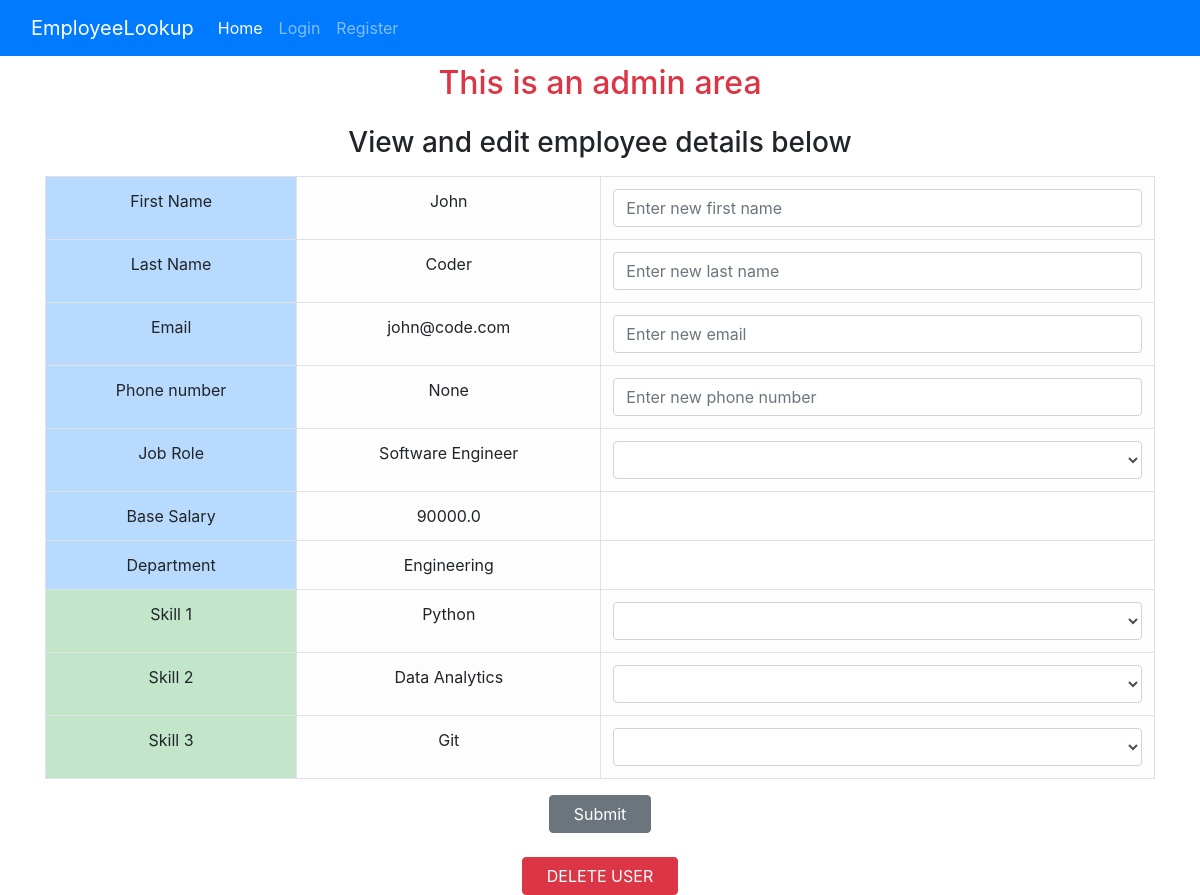
The app's page /view-record/3/update with its own data.
### website/models.py (models this page shows, shortened)
class User(db.Model, UserMixin):
    id = db.Column(db.Integer, primary_key=True)
    email = db.Column(db.String(120), unique=True, nullable=False)
    password = db.Column(db.String(60), nullable=False)
    first_name = db.Column(db.String(30), nullable=False)
    last_name = db.Column(db.String(30), nullable=False)
    skill_1 = db.Column(db.String(60), nullable=True)
    skill_2 = db.Column(db.String(60), nullable=True)
    skill_3 = db.Column(db.String(60), nullable=True)
    is_admin = db.Column(db.Boolean, default=False)
    contact_number = db.Column(db.String(30), nullable=True)
    job_id = db.Column(db.Integer, db.ForeignKey("job.id"), nullable=True)
    job = db.relationship("Job")

class Job(db.Model):
    id = db.Column(db.Integer, primary_key=True)
    job_title = db.Column(db.String(30))
    department = db.Column(db.String(30))
    base_salary = db.Column(db.Integer)

### website/routes.py (the view)
@main.route("/view-record/<int:user_id>/update", methods=["GET", "POST"])
def view_record(user_id: int):
    form = UpdateUserForm()
    user = User.query.filter_by(id=user_id).first()
    if request.method == "POST":
        update_user(user)
        return redirect(url_for("main.view_record", user_id=user_id))
    return render_template(
        "home.html",
        user=user,
        job_roles=JobRoles,
        jobs=Job.query.all(),
        is_home=False,
        skills=Skills,
        form=form,
    )

### website/forms.py
class UpdateUserForm(FlaskForm):
    email = StringField("Email", validators=[Optional(), Email()])
    first_name = StringField("First Name", validators=[Optional(), Length(min=2, max=30)])
    last_name = StringField("Last Name", validators=[Optional(), Length(min=2, max=30)])
    contact_number = StringField("Contact Number", validators=[Optional(), Length(min=2, max=20)])

### website/templates/home.html (shortened to what this page needs)
{% extends "base.html" %}
{% block content %}
    {% if is_home %}
        <h2 class="text-center p-2">Welcome {{ user.first_name }}!</h2>
        <h3 class="text-center p-2">View and edit your details below</h3>
        <p class="text-center p-2">
            Add values to the fields you wish to change and click submit (empty fields will not
            be
            changed).
        </p>
    {% else %}
        <h2 class="text-center p-2 text-danger">This is an admin area</h2>
        <h3 class="text-center p-2">View and edit employee details below</h3>
    {% endif %}
    <container class="container d-flex flex-column">
        <form method="POST"
                {% if is_home %} action="/home" {% else %}
              action="{{ url_for('main.view_record', user_id=user.id) }}" {% endif %}
              class="d-flex flex-column mb-4">
            <table class="table table-bordered text-center mx-auto">
                <tr>
                    <td class="table-primary">First Name</td>
                    <td class="table-light">{{ user.first_name }}</td>
                    <td class="table-light">
                        {{ form.first_name(class="validate form-control", placeholder="Enter new first name") }}
                    </td>
                </tr>
                <tr>
                    <td class="table-primary">Last Name</td>
                    <td class="table-light">{{ user.last_name }}</td>
                    <td class="table-light">
                        {{ form.last_name(class="validate form-control", placeholder="Enter new last name") }}
                    </td>
                </tr>
                <tr>
                    <td class="table-primary">Email</td>
                    <td class="table-light">{{ user.email }}</td>
                    <td class="table-light">
                        {{ form.email(class="validate form-control", placeholder="Enter new email") }}
                    </td>
                </tr>
                <tr>
                    <td class="table-primary">Phone number</td>
                    <td class="table-light">{{ user.contact_number }}</td>
                    <td class="table-light">
                        {{ form.contact_number(class="validate form-control", placeholder="Enter new phone number") }}
                    </td>
                </tr>
                <tr>
                    <td class="table-primary">Job Role</td>
                    <td class="table-light">{{ user.job.job_title }}</td>
                    <td class="table-light">
                        <select name="job_title" id="job_title" class="form-control"
                        >
                            <option selected></option>
                            <option>{{ job_roles.SOFTWARE_ENGINEER.value }}</option>
                        </select>
                    </td>
                </tr>
                <tr>
                    <td class="table-primary">Base Salary</td>
                    <td class="table-light">{{ user.job.base_salary }}</td>
                    <td></td>
                </tr>
                <tr>
                    <td class="table-primary">Department</td>
                    <td class="table-light">{{ user.job.department }}</td>
                    <td></td>
                </tr>
                <tr>
                    <td class="table-success">Skill 1</td>
                    <td class="table-light">{{ user.skill_1 }}</td>
                    <td class="table-light">
                        <select name="skill_1" id="skill_1" class="form-control">
                            <option selected></option>
                            <option>{{ skills.JAVA.value }}</option>
                        </select>
                    </td>
                </tr>
                <tr>
                    <td class="table-success">Skill 2</td>
                    <td class="table-light">{{ user.skill_2 }}</td>
                    <td class="table-light">
                        <select name="skill_2" id="skill_2" class="form-control">
                            <option selected></option>
                            <option>{{ skills.JAVA.value }}</option>
                        </select>
                    </td>
                </tr>
                <tr>
                    <td class="table-success">Skill 3</td>
                    <td class="table-light">{{ user.skill_3 }}</td>
                    <td class="table-light">
                        <select name="skill_3" id="skill_3" class="form-control">
                            <option selected></option>
                            <option>{{ skills.JAVA.value }}</option>
                        </select>
                    </td>
                </tr>
            </table>
            <button type="submit" class="btn btn-secondary px-4 mx-auto">Submit</button>
        </form>
        {% if not is_home %}
            <form action="{{ url_for('main.delete_user', user_id=user.id) }}"
                  method="POST"
                  class="mx-auto"
                  onsubmit="event.preventDefault(); confirmDelete(this);">
                <button type="submit" class="btn btn-danger px-4">DELETE USER</button>
            </form>
        {% endif %}
    </container>
{% endblock %}

### records on screen
User: first_name "John", last_name "Coder", email "john@code.com", contact_number "None", skill_1 "Python", skill_2 "Data Analytics", skill_3 "Git"
Job: job.job_title "Software Engineer", job.base_salary "90000.0", job.department "Engineering"
